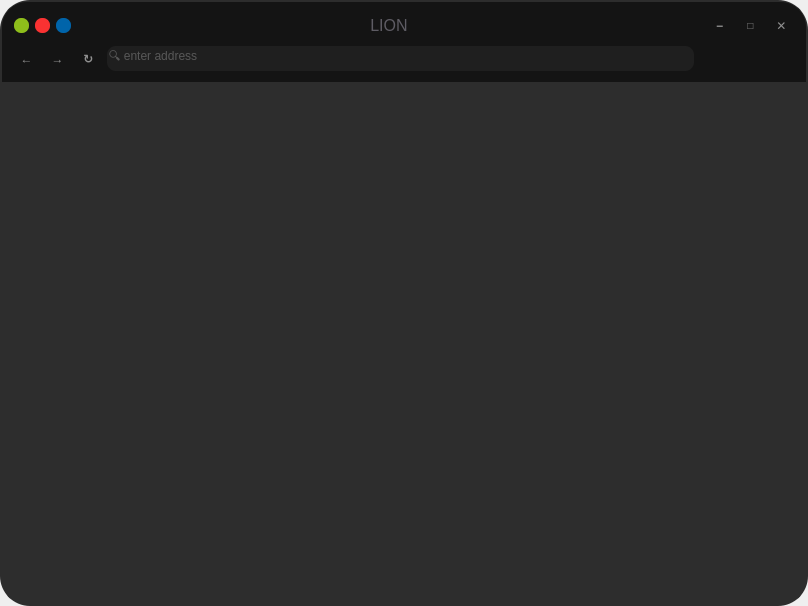
<?xml version="1.0" encoding="UTF-8"?>
<ui version="4.0">
 <class>MainWindow</class>
 <widget class="QMainWindow" name="MainWindow">
  <property name="geometry">
   <rect>
    <x>0</x>
    <y>0</y>
    <width>808</width>
    <height>606</height>
   </rect>
  </property>
  <property name="windowTitle">
   <string>MainWindow</string>
  </property>
  <widget class="QWidget" name="centralwidget">
   <layout class="QVBoxLayout" name="verticalLayout">
    <property name="spacing">
     <number>0</number>
    </property>
    <property name="leftMargin">
     <number>0</number>
    </property>
    <property name="topMargin">
     <number>0</number>
    </property>
    <property name="rightMargin">
     <number>0</number>
    </property>
    <property name="bottomMargin">
     <number>0</number>
    </property>
    <item>
     <widget class="QWidget" name="widget" native="true">
      <property name="styleSheet">
       <string notr="true">QWidget#widget{
	border : 4px solid rgb(45, 45, 45);
	border-radius:30px;
}</string>
      </property>
      <layout class="QVBoxLayout" name="verticalLayout_2">
       <property name="spacing">
        <number>0</number>
       </property>
       <property name="leftMargin">
        <number>2</number>
       </property>
       <property name="topMargin">
        <number>2</number>
       </property>
       <property name="rightMargin">
        <number>2</number>
       </property>
       <property name="bottomMargin">
        <number>2</number>
       </property>
       <item>
        <widget class="QWidget" name="widget_2" native="true">
         <property name="minimumSize">
          <size>
           <width>0</width>
           <height>80</height>
          </size>
         </property>
         <property name="maximumSize">
          <size>
           <width>16777215</width>
           <height>80</height>
          </size>
         </property>
         <property name="styleSheet">
          <string notr="true">QWidget#widget_2{
	background-color:rgb(20,20,20);
	border-top-left-radius:25px;
	border-top-right-radius:25px;
}


QPushButton{
	background-color:rgb(20,20,20);
	color:rgb(144, 144, 144);
	border-radius:11px;
	font:bold;
	font-size:50;
}

QPushButton#pushButton:hover{
	background-color:rgb(71, 79, 91);
	color:rgb(144, 144, 144);
}

QPushButton#pushButton_2:hover{
	background-color:rgb(250, 50, 50);
	color:rgb(144, 144, 144);
}

QPushButton#pushButton_3:hover{
	background-color:rgb(71, 79, 91);
	color:rgb(144, 144, 144);
}



QPushButton#pushButton_4:hover{
	background-color:rgb(71, 79, 91);
	color:rgb(144, 144, 144);
}


QPushButton#pushButton_5:hover{
	background-color:rgb(71, 79, 91);
	color:rgb(144, 144, 144);
}

QPushButton#pushButton_6:hover{
	background-color:rgb(71, 79, 91);
	color:rgb(144, 144, 144);
}


</string>
         </property>
         <layout class="QVBoxLayout" name="verticalLayout_3">
          <property name="leftMargin">
           <number>12</number>
          </property>
          <property name="topMargin">
           <number>9</number>
          </property>
          <property name="rightMargin">
           <number>12</number>
          </property>
          <property name="bottomMargin">
           <number>9</number>
          </property>
          <item>
           <layout class="QHBoxLayout" name="horizontalLayout">
            <item>
             <widget class="QLabel" name="label_6">
              <property name="minimumSize">
               <size>
                <width>15</width>
                <height>15</height>
               </size>
              </property>
              <property name="maximumSize">
               <size>
                <width>15</width>
                <height>15</height>
               </size>
              </property>
              <property name="styleSheet">
               <string notr="true">background-color:rgb(142, 190, 27);
border-radius:7px;</string>
              </property>
              <property name="text">
               <string/>
              </property>
             </widget>
            </item>
            <item>
             <widget class="QLabel" name="label_5">
              <property name="minimumSize">
               <size>
                <width>15</width>
                <height>15</height>
               </size>
              </property>
              <property name="maximumSize">
               <size>
                <width>15</width>
                <height>15</height>
               </size>
              </property>
              <property name="styleSheet">
               <string notr="true">background-color:rgb(250, 50, 50);
border-radius:7px;</string>
              </property>
              <property name="text">
               <string/>
              </property>
             </widget>
            </item>
            <item>
             <widget class="QLabel" name="label_4">
              <property name="minimumSize">
               <size>
                <width>15</width>
                <height>15</height>
               </size>
              </property>
              <property name="maximumSize">
               <size>
                <width>15</width>
                <height>15</height>
               </size>
              </property>
              <property name="styleSheet">
               <string notr="true">background-color:rgb(0, 100, 170);
border-radius:7px;</string>
              </property>
              <property name="text">
               <string/>
              </property>
             </widget>
            </item>
            <item>
             <widget class="QLabel" name="label_3">
              <property name="minimumSize">
               <size>
                <width>600</width>
                <height>12</height>
               </size>
              </property>
              <property name="maximumSize">
               <size>
                <width>60000</width>
                <height>12</height>
               </size>
              </property>
              <property name="font">
               <font>
                <pointsize>12</pointsize>
               </font>
              </property>
              <property name="styleSheet">
               <string notr="true">color: rgb(94, 92, 100);</string>
              </property>
              <property name="text">
               <string>LION</string>
              </property>
              <property name="scaledContents">
               <bool>false</bool>
              </property>
              <property name="alignment">
               <set>Qt::AlignCenter</set>
              </property>
             </widget>
            </item>
            <item>
             <widget class="QPushButton" name="pushButton">
              <property name="minimumSize">
               <size>
                <width>20</width>
                <height>20</height>
               </size>
              </property>
              <property name="maximumSize">
               <size>
                <width>25</width>
                <height>25</height>
               </size>
              </property>
              <property name="text">
               <string>−</string>
              </property>
             </widget>
            </item>
            <item>
             <widget class="QPushButton" name="pushButton_3">
              <property name="minimumSize">
               <size>
                <width>25</width>
                <height>25</height>
               </size>
              </property>
              <property name="maximumSize">
               <size>
                <width>25</width>
                <height>25</height>
               </size>
              </property>
              <property name="styleSheet">
               <string notr="true">font-size:10px;</string>
              </property>
              <property name="text">
               <string>□</string>
              </property>
              <property name="checkable">
               <bool>true</bool>
              </property>
             </widget>
            </item>
            <item>
             <widget class="QPushButton" name="pushButton_2">
              <property name="minimumSize">
               <size>
                <width>25</width>
                <height>25</height>
               </size>
              </property>
              <property name="maximumSize">
               <size>
                <width>25</width>
                <height>25</height>
               </size>
              </property>
              <property name="text">
               <string>✕</string>
              </property>
             </widget>
            </item>
           </layout>
          </item>
          <item>
           <layout class="QHBoxLayout" name="horizontalLayout_2">
            <item>
             <widget class="QPushButton" name="pushButton_4">
              <property name="sizePolicy">
               <sizepolicy hsizetype="Minimum" vsizetype="Fixed">
                <horstretch>0</horstretch>
                <verstretch>0</verstretch>
               </sizepolicy>
              </property>
              <property name="minimumSize">
               <size>
                <width>25</width>
                <height>25</height>
               </size>
              </property>
              <property name="maximumSize">
               <size>
                <width>25</width>
                <height>25</height>
               </size>
              </property>
              <property name="text">
               <string>←</string>
              </property>
             </widget>
            </item>
            <item>
             <widget class="QPushButton" name="pushButton_5">
              <property name="minimumSize">
               <size>
                <width>25</width>
                <height>25</height>
               </size>
              </property>
              <property name="maximumSize">
               <size>
                <width>25</width>
                <height>25</height>
               </size>
              </property>
              <property name="text">
               <string>→</string>
              </property>
             </widget>
            </item>
            <item>
             <widget class="QPushButton" name="pushButton_6">
              <property name="minimumSize">
               <size>
                <width>25</width>
                <height>25</height>
               </size>
              </property>
              <property name="maximumSize">
               <size>
                <width>25</width>
                <height>25</height>
               </size>
              </property>
              <property name="text">
               <string>↻</string>
              </property>
             </widget>
            </item>
            <item>
             <widget class="QLineEdit" name="lineEdit">
              <property name="minimumSize">
               <size>
                <width>0</width>
                <height>25</height>
               </size>
              </property>
              <property name="styleSheet">
               <string notr="true">background-color:rgb(31 ,31 ,31);
border-radius:9px;
color:rgb(144, 144, 144);
margin-right:100px;</string>
              </property>
              <property name="alignment">
               <set>Qt::AlignLeading|Qt::AlignLeft|Qt::AlignTop</set>
              </property>
              <property name="dragEnabled">
               <bool>true</bool>
              </property>
              <property name="placeholderText">
               <string>🔍 enter address</string>
              </property>
              <property name="clearButtonEnabled">
               <bool>true</bool>
              </property>
             </widget>
            </item>
           </layout>
          </item>
         </layout>
        </widget>
       </item>
       <item>
        <widget class="QLabel" name="label">
         <property name="styleSheet">
          <string notr="true">background-color:rgb(45, 45, 45);
border-bottom-left-radius:25px;
border-bottom-right-radius:25px;</string>
         </property>
         <property name="text">
          <string/>
         </property>
        </widget>
       </item>
      </layout>
     </widget>
    </item>
   </layout>
  </widget>
 </widget>
 <resources/>
 <connections/>
</ui>
